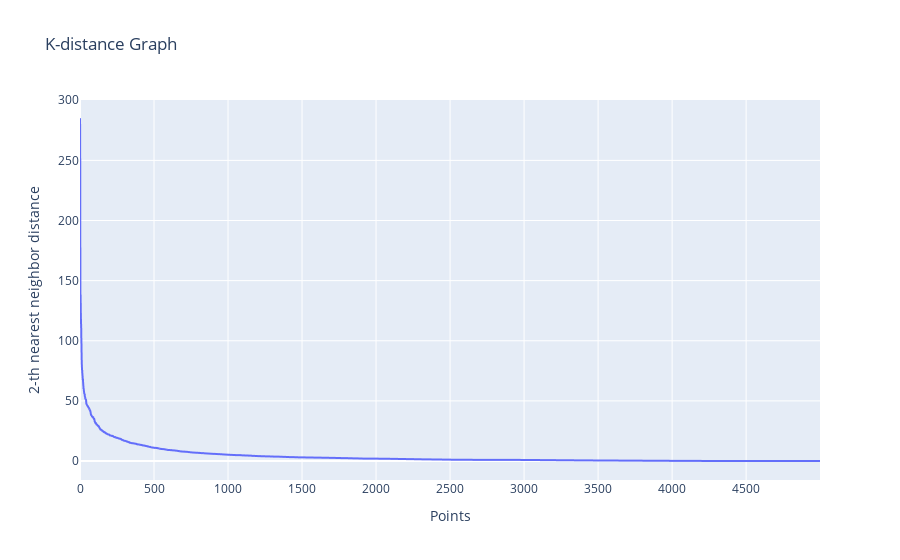

Notebook code for this chart:
### Code cell
MinPts = 2
distances = plot_k_dist_graph(X_elbow, MinPts)

### Figure 1 — Plotly figure (JSON) as saved in the notebook; plotly's stock layout.template omitted (floating-point values rounded to 4 significant figures; data arrays with more than 128 entries replaced by an {"elided": "..."} marker saying what was removed)
{"data": [{"hovertemplate": "Points=%{x}<br>2-th nearest neighbor distance=%{y}<extra></extra>", "legendgroup": "", "line": {"color": "#636efa", "dash": "solid"}, "marker": {"symbol": "circle"}, "mode": "lines", "name": "", "showlegend": false, "type": "scattergl", "x": {"elided": "5000 int values"}, "xaxis": "x", "y": {"elided": "5000 float values"}, "yaxis": "y"}], "layout": {"legend": {"tracegroupgap": 0}, "title": {"text": "K-distance Graph"}, "xaxis": {"anchor": "y", "domain": [0, 1], "title": {"text": "Points"}}, "yaxis": {"anchor": "x", "domain": [0, 1], "title": {"text": "2-th nearest neighbor distance"}}}}
